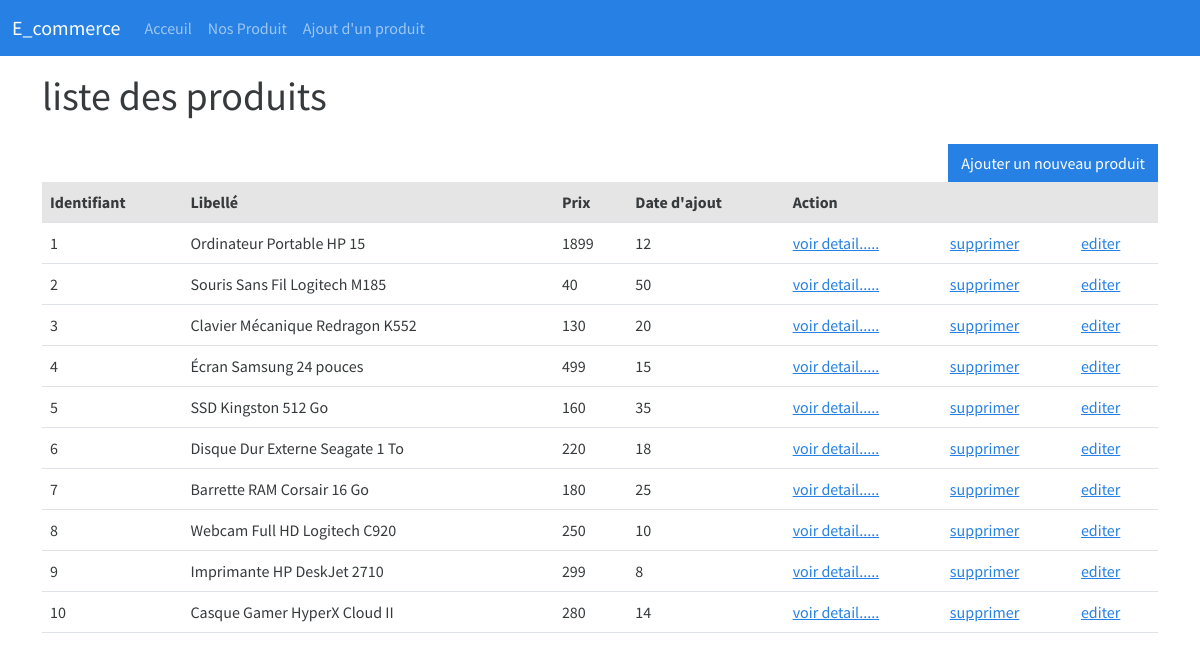
/controller/findAll_produits.php, run on the app's committed database.
### tables this page shows
CREATE TABLE `produits` (
  `id` int NOT NULL,
  `libelle` varchar(255) NOT NULL,
  `prix` decimal(10,0) NOT NULL,
  `image` varchar(255) NOT NULL,
  `quantite` int NOT NULL,
  `date_ajout` date NOT NULL
);

### controller/findAll_produits.php (called while the page is built)
<?php
require_once "../model/crud_produits.php";
$crud = new crud_produits();
$LesProduits = $crud->findAll();
include "../view/findAll_produits.php";

### config.php (called while the page is built)
<?php
class config
{
    private $connexion;
    public function __construct()
    {
        $dsn = "mysql:host=localhost;dbname=e_commerce";
        $username = "root";
        $pw = "";
        try {
            $this->connexion = new PDO($dsn, $username, $pw);
        } catch (PDOException $e) {
            exit("Problème de connexion !!!" . $e->getMessage());
        }
    }
    public function getConnexion()
    {
        return $this->connexion;
    }
}

### model/crud_produits.php (called while the page is built, shortened)
<?php
require_once "../config.php";
class crud_produits
{
    private $pdo;
    function __construct()
    {
        $obj = new config();
        $this->pdo = $obj->getConnexion();
    }
    public function findAll()
    {
        $sql = "select * from produits";
        $res = $this->pdo->query($sql);
        $LesProduits = $res->fetchAll(PDO::FETCH_NUM);
        return $LesProduits;
    }
}

### view/findAll_produits.php (the view, shortened to what this page needs)
<div class="text-end">
<a href="../controller/add.php" class="mt-3 btn btn-primary">Ajouter un nouveau produit</a>
</div>
<table class="table">
    <tr class="table-active">
        <th>Identifiant</th>
        <th>Libellé</th>
        <th>Prix</th>
        <th>Date d'ajout</th>
        <th colspan="3">Action</th>
    </tr>
    <?php
    foreach ($LesProduits as $produit) {
    ?>
        <tr>
            <td><?= $produit[0] ?></td>
            <td><?= $produit[1] ?></td>
            <td><?= $produit[2] ?></td>
            <td><?= $produit[4] ?></td>
            <td><a href="../controller/detail.php?id=<?= $produit[0] ?>">voir detail.....</a></td>
            <td><a href="../controller/delete.php?id=<?= $produit[0] ?>">supprimer</a></td>
            <td><a href="../controller/update.php?id=<?= $produit[0] ?>">editer</a></td>
        </tr>
    <?php
    }
    ?>
</table>
<?php
$titre = "liste des produits";
$contenu = ob_get_clean();
include "layout.php";

### view/layout.php (shortened to what this page needs)
<!DOCTYPE html>
<html lang="en">
<head>
    <link rel="stylesheet" href="../bootstrap.css">
</head>
<body>
    <?php
    include "navbar.php";
    ?>
    <div class="container mt-3">
        <h1><?= $titre ?></h1>
        <?= $contenu ?>
    </div>
</body>
</html>

### view/navbar.php (shortened to what this page needs)
<nav class="navbar navbar-expand-lg bg-primary" data-bs-theme="dark">
  <div class="container-fluid" bis_skin_checked="1">
    <a class="navbar-brand" href="#">E_commerce</a>
    <div class="collapse navbar-collapse" id="navbarColor01" bis_skin_checked="1">
      <ul class="navbar-nav me-auto">
        <li class="nav-item">
          <a class="nav-link" href="#">Acceuil</a>
        </li>
        <li class="nav-item">
          <a class="nav-link" href="../controller/findAll_produits.php">Nos Produit</a>
        </li>
        <li class="nav-item">
          <a class="nav-link" href="#">Ajout d'un produit</a>
        </li>
      </ul>
    </div>
  </div>
</nav>

### data on the page
produits: id "1", libelle "Ordinateur Portable HP 15", prix "1899", quantite "12"
produits: id "2", libelle "Souris Sans Fil Logitech M185", prix "40", quantite "50"
produits: id "3", libelle "Clavier Mécanique Redragon K552", prix "130", quantite "20"
produits: id "4", libelle "Écran Samsung 24 pouces", prix "499", quantite "15"
produits: id "5", libelle "SSD Kingston 512 Go", prix "160", quantite "35"
produits: id "6", libelle "Disque Dur Externe Seagate 1 To", prix "220", quantite "18"
produits: id "7", libelle "Barrette RAM Corsair 16 Go", prix "180", quantite "25"
produits: id "8", libelle "Webcam Full HD Logitech C920", prix "250", quantite "10"
produits: id "9", libelle "Imprimante HP DeskJet 2710", prix "299", quantite "8"
produits: id "10", libelle "Casque Gamer HyperX Cloud II", prix "280", quantite "14"

### other printed values
$titre "liste des produits"
